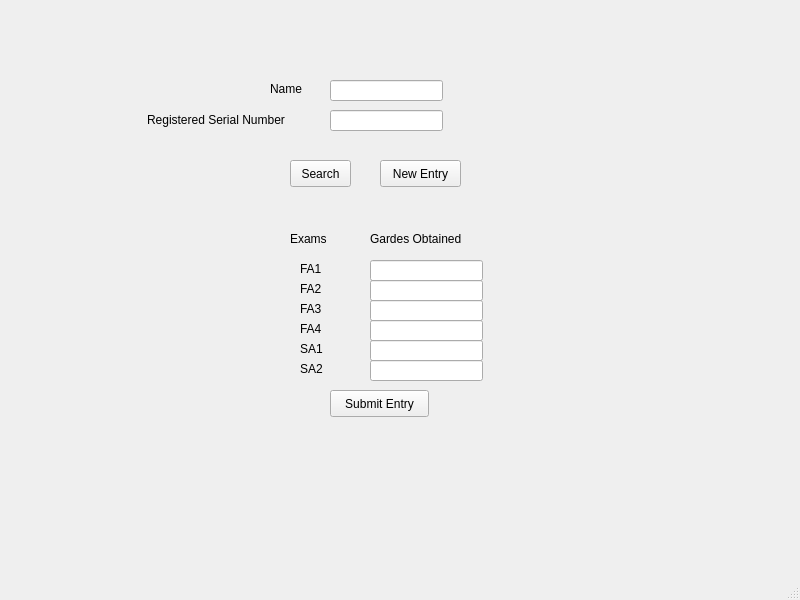
<?xml version="1.0" encoding="UTF-8"?>
<ui version="4.0">
 <class>MainWindow</class>
 <widget class="QMainWindow" name="MainWindow">
  <property name="geometry">
   <rect>
    <x>0</x>
    <y>0</y>
    <width>800</width>
    <height>600</height>
   </rect>
  </property>
  <property name="windowTitle">
   <string>MainWindow</string>
  </property>
  <widget class="QWidget" name="centralwidget">
   <widget class="QLabel" name="label">
    <property name="geometry">
     <rect>
      <x>270</x>
      <y>80</y>
      <width>68</width>
      <height>17</height>
     </rect>
    </property>
    <property name="text">
     <string>Name</string>
    </property>
   </widget>
   <widget class="QLineEdit" name="lineEdit">
    <property name="geometry">
     <rect>
      <x>330</x>
      <y>80</y>
      <width>113</width>
      <height>21</height>
     </rect>
    </property>
   </widget>
   <widget class="QLabel" name="label_2">
    <property name="geometry">
     <rect>
      <x>147</x>
      <y>110</y>
      <width>181</width>
      <height>20</height>
     </rect>
    </property>
    <property name="text">
     <string>Registered Serial Number</string>
    </property>
   </widget>
   <widget class="QLineEdit" name="lineEdit_2">
    <property name="geometry">
     <rect>
      <x>330</x>
      <y>110</y>
      <width>113</width>
      <height>21</height>
     </rect>
    </property>
   </widget>
   <widget class="QPushButton" name="pushButton">
    <property name="geometry">
     <rect>
      <x>290</x>
      <y>160</y>
      <width>61</width>
      <height>27</height>
     </rect>
    </property>
    <property name="text">
     <string>Search</string>
    </property>
   </widget>
   <widget class="QPushButton" name="pushButton_2">
    <property name="geometry">
     <rect>
      <x>380</x>
      <y>160</y>
      <width>81</width>
      <height>27</height>
     </rect>
    </property>
    <property name="text">
     <string>New Entry</string>
    </property>
   </widget>
   <widget class="QLabel" name="label_3">
    <property name="geometry">
     <rect>
      <x>290</x>
      <y>230</y>
      <width>68</width>
      <height>17</height>
     </rect>
    </property>
    <property name="text">
     <string>Exams</string>
    </property>
   </widget>
   <widget class="QLabel" name="label_4">
    <property name="geometry">
     <rect>
      <x>370</x>
      <y>230</y>
      <width>121</width>
      <height>17</height>
     </rect>
    </property>
    <property name="text">
     <string>Gardes Obtained</string>
    </property>
   </widget>
   <widget class="QLabel" name="label_5">
    <property name="geometry">
     <rect>
      <x>300</x>
      <y>260</y>
      <width>31</width>
      <height>17</height>
     </rect>
    </property>
    <property name="text">
     <string>FA1</string>
    </property>
   </widget>
   <widget class="QLabel" name="label_6">
    <property name="geometry">
     <rect>
      <x>300</x>
      <y>280</y>
      <width>31</width>
      <height>17</height>
     </rect>
    </property>
    <property name="text">
     <string>FA2</string>
    </property>
   </widget>
   <widget class="QLabel" name="label_7">
    <property name="geometry">
     <rect>
      <x>300</x>
      <y>300</y>
      <width>31</width>
      <height>17</height>
     </rect>
    </property>
    <property name="text">
     <string>FA3</string>
    </property>
   </widget>
   <widget class="QLabel" name="label_8">
    <property name="geometry">
     <rect>
      <x>300</x>
      <y>360</y>
      <width>31</width>
      <height>17</height>
     </rect>
    </property>
    <property name="text">
     <string>SA2</string>
    </property>
   </widget>
   <widget class="QLabel" name="label_9">
    <property name="geometry">
     <rect>
      <x>300</x>
      <y>340</y>
      <width>31</width>
      <height>17</height>
     </rect>
    </property>
    <property name="text">
     <string>SA1</string>
    </property>
   </widget>
   <widget class="QLabel" name="label_10">
    <property name="geometry">
     <rect>
      <x>300</x>
      <y>320</y>
      <width>31</width>
      <height>17</height>
     </rect>
    </property>
    <property name="text">
     <string>FA4</string>
    </property>
   </widget>
   <widget class="QLineEdit" name="lineEdit_3">
    <property name="geometry">
     <rect>
      <x>370</x>
      <y>260</y>
      <width>113</width>
      <height>21</height>
     </rect>
    </property>
   </widget>
   <widget class="QLineEdit" name="lineEdit_4">
    <property name="geometry">
     <rect>
      <x>370</x>
      <y>280</y>
      <width>113</width>
      <height>21</height>
     </rect>
    </property>
   </widget>
   <widget class="QLineEdit" name="lineEdit_5">
    <property name="geometry">
     <rect>
      <x>370</x>
      <y>300</y>
      <width>113</width>
      <height>21</height>
     </rect>
    </property>
   </widget>
   <widget class="QLineEdit" name="lineEdit_6">
    <property name="geometry">
     <rect>
      <x>370</x>
      <y>320</y>
      <width>113</width>
      <height>21</height>
     </rect>
    </property>
   </widget>
   <widget class="QLineEdit" name="lineEdit_7">
    <property name="geometry">
     <rect>
      <x>370</x>
      <y>340</y>
      <width>113</width>
      <height>21</height>
     </rect>
    </property>
   </widget>
   <widget class="QLineEdit" name="lineEdit_8">
    <property name="geometry">
     <rect>
      <x>370</x>
      <y>360</y>
      <width>113</width>
      <height>21</height>
     </rect>
    </property>
   </widget>
   <widget class="QPushButton" name="pushButton_3">
    <property name="geometry">
     <rect>
      <x>330</x>
      <y>390</y>
      <width>99</width>
      <height>27</height>
     </rect>
    </property>
    <property name="text">
     <string>Submit Entry</string>
    </property>
   </widget>
  </widget>
  <widget class="QMenuBar" name="menubar">
   <property name="geometry">
    <rect>
     <x>0</x>
     <y>0</y>
     <width>800</width>
     <height>25</height>
    </rect>
   </property>
  </widget>
  <widget class="QStatusBar" name="statusbar"/>
 </widget>
 <resources/>
 <connections/>
</ui>
